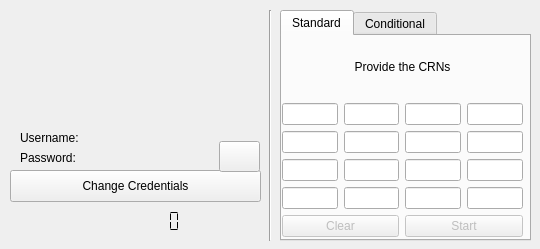
<?xml version="1.0" encoding="UTF-8"?>
<ui version="4.0">
 <class>MainWindow</class>
 <widget class="QMainWindow" name="MainWindow">
  <property name="geometry">
   <rect>
    <x>0</x>
    <y>0</y>
    <width>540</width>
    <height>249</height>
   </rect>
  </property>
  <property name="windowTitle">
   <string>MainWindow</string>
  </property>
  <property name="unifiedTitleAndToolBarOnMac">
   <bool>true</bool>
  </property>
  <widget class="QWidget" name="centralwidget">
   <widget class="QLabel" name="image">
    <property name="geometry">
     <rect>
      <x>10</x>
      <y>10</y>
      <width>251</width>
      <height>111</height>
     </rect>
    </property>
    <property name="text">
     <string/>
    </property>
    <property name="pixmap">
     <pixmap>sabanci.png</pixmap>
    </property>
   </widget>
   <widget class="Line" name="seperator">
    <property name="geometry">
     <rect>
      <x>260</x>
      <y>10</y>
      <width>21</width>
      <height>231</height>
     </rect>
    </property>
    <property name="orientation">
     <enum>Qt::Vertical</enum>
    </property>
   </widget>
   <widget class="QPushButton" name="getBackButton">
    <property name="geometry">
     <rect>
      <x>10</x>
      <y>170</y>
      <width>251</width>
      <height>32</height>
     </rect>
    </property>
    <property name="text">
     <string>Change Credentials</string>
    </property>
   </widget>
   <widget class="QLabel" name="usernameLabel">
    <property name="geometry">
     <rect>
      <x>20</x>
      <y>130</y>
      <width>71</width>
      <height>16</height>
     </rect>
    </property>
    <property name="text">
     <string>Username:</string>
    </property>
   </widget>
   <widget class="QLabel" name="passwordLabel">
    <property name="geometry">
     <rect>
      <x>20</x>
      <y>150</y>
      <width>61</width>
      <height>16</height>
     </rect>
    </property>
    <property name="text">
     <string>Password:</string>
    </property>
   </widget>
   <widget class="QLabel" name="username">
    <property name="geometry">
     <rect>
      <x>90</x>
      <y>130</y>
      <width>171</width>
      <height>16</height>
     </rect>
    </property>
    <property name="text">
     <string/>
    </property>
   </widget>
   <widget class="QLabel" name="password">
    <property name="geometry">
     <rect>
      <x>90</x>
      <y>150</y>
      <width>131</width>
      <height>16</height>
     </rect>
    </property>
    <property name="text">
     <string/>
    </property>
   </widget>
   <widget class="QPushButton" name="visibilityButton">
    <property name="geometry">
     <rect>
      <x>219</x>
      <y>141</y>
      <width>41</width>
      <height>31</height>
     </rect>
    </property>
    <property name="text">
     <string/>
    </property>
    <property name="checkable">
     <bool>false</bool>
    </property>
   </widget>
   <widget class="QTabWidget" name="tabWidget">
    <property name="geometry">
     <rect>
      <x>280</x>
      <y>10</y>
      <width>251</width>
      <height>231</height>
     </rect>
    </property>
    <property name="currentIndex">
     <number>0</number>
    </property>
    <widget class="QWidget" name="basicEnrollTab">
     <attribute name="title">
      <string>Standard</string>
     </attribute>
     <widget class="QWidget" name="gridLayoutWidget">
      <property name="geometry">
       <rect>
        <x>0</x>
        <y>0</y>
        <width>241</width>
        <height>201</height>
       </rect>
      </property>
      <layout class="QGridLayout" name="gridLayout">
       <property name="sizeConstraint">
        <enum>QLayout::SetDefaultConstraint</enum>
       </property>
       <item row="3" column="2">
        <widget class="QLineEdit" name="crn11">
         <property name="maxLength">
          <number>5</number>
         </property>
        </widget>
       </item>
       <item row="4" column="0">
        <widget class="QLineEdit" name="crn13">
         <property name="maxLength">
          <number>5</number>
         </property>
        </widget>
       </item>
       <item row="2" column="3">
        <widget class="QLineEdit" name="crn8">
         <property name="maxLength">
          <number>5</number>
         </property>
        </widget>
       </item>
       <item row="1" column="0">
        <widget class="QLineEdit" name="crn1">
         <property name="inputMask">
          <string/>
         </property>
         <property name="maxLength">
          <number>5</number>
         </property>
        </widget>
       </item>
       <item row="2" column="1">
        <widget class="QLineEdit" name="crn6">
         <property name="maxLength">
          <number>5</number>
         </property>
        </widget>
       </item>
       <item row="2" column="2">
        <widget class="QLineEdit" name="crn7">
         <property name="maxLength">
          <number>5</number>
         </property>
        </widget>
       </item>
       <item row="1" column="1">
        <widget class="QLineEdit" name="crn2">
         <property name="maxLength">
          <number>5</number>
         </property>
        </widget>
       </item>
       <item row="1" column="3">
        <widget class="QLineEdit" name="crn4">
         <property name="maxLength">
          <number>5</number>
         </property>
        </widget>
       </item>
       <item row="4" column="1">
        <widget class="QLineEdit" name="crn14">
         <property name="maxLength">
          <number>5</number>
         </property>
        </widget>
       </item>
       <item row="3" column="0">
        <widget class="QLineEdit" name="crn9">
         <property name="maxLength">
          <number>5</number>
         </property>
        </widget>
       </item>
       <item row="4" column="2">
        <widget class="QLineEdit" name="crn15">
         <property name="maxLength">
          <number>5</number>
         </property>
        </widget>
       </item>
       <item row="4" column="3">
        <widget class="QLineEdit" name="crn16">
         <property name="maxLength">
          <number>5</number>
         </property>
        </widget>
       </item>
       <item row="2" column="0">
        <widget class="QLineEdit" name="crn5">
         <property name="maxLength">
          <number>5</number>
         </property>
        </widget>
       </item>
       <item row="0" column="0" colspan="4">
        <widget class="QLabel" name="infoLabel">
         <property name="text">
          <string>Provide the CRNs</string>
         </property>
         <property name="alignment">
          <set>Qt::AlignCenter</set>
         </property>
        </widget>
       </item>
       <item row="3" column="1">
        <widget class="QLineEdit" name="crn10">
         <property name="maxLength">
          <number>5</number>
         </property>
        </widget>
       </item>
       <item row="1" column="2">
        <widget class="QLineEdit" name="crn3">
         <property name="maxLength">
          <number>5</number>
         </property>
        </widget>
       </item>
       <item row="3" column="3">
        <widget class="QLineEdit" name="crn12">
         <property name="maxLength">
          <number>5</number>
         </property>
        </widget>
       </item>
       <item row="5" column="2" colspan="2">
        <widget class="QPushButton" name="automationButton">
         <property name="enabled">
          <bool>false</bool>
         </property>
         <property name="text">
          <string>Start</string>
         </property>
        </widget>
       </item>
       <item row="5" column="0" colspan="2">
        <widget class="QPushButton" name="clearAllButton">
         <property name="enabled">
          <bool>false</bool>
         </property>
         <property name="text">
          <string>Clear</string>
         </property>
        </widget>
       </item>
      </layout>
     </widget>
    </widget>
    <widget class="QWidget" name="conditionalEnrollTab">
     <attribute name="title">
      <string>Conditional</string>
     </attribute>
     <widget class="QWidget" name="verticalLayoutWidget">
      <property name="geometry">
       <rect>
        <x>0</x>
        <y>0</y>
        <width>241</width>
        <height>201</height>
       </rect>
      </property>
      <layout class="QVBoxLayout" name="verticalLayout">
       <item>
        <layout class="QHBoxLayout" name="horizontalLayout">
         <item>
          <widget class="QLabel" name="whenLabel">
           <property name="text">
            <string>When there is available seat
in this CRN:</string>
           </property>
          </widget>
         </item>
         <item>
          <widget class="QLineEdit" name="lineEdit_9"/>
         </item>
        </layout>
       </item>
       <item>
        <widget class="QLabel" name="thenLabel">
         <property name="text">
          <string>Register the courses with the CRNs
below</string>
         </property>
        </widget>
       </item>
       <item>
        <layout class="QGridLayout" name="gridLayout_2">
         <item row="0" column="2">
          <widget class="QLineEdit" name="lineEdit_3"/>
         </item>
         <item row="0" column="0">
          <widget class="QLineEdit" name="lineEdit"/>
         </item>
         <item row="0" column="3">
          <widget class="QLineEdit" name="lineEdit_4"/>
         </item>
         <item row="0" column="1">
          <widget class="QLineEdit" name="lineEdit_2"/>
         </item>
         <item row="1" column="0">
          <widget class="QLineEdit" name="lineEdit_5"/>
         </item>
         <item row="1" column="1">
          <widget class="QLineEdit" name="lineEdit_6"/>
         </item>
         <item row="1" column="2">
          <widget class="QLineEdit" name="lineEdit_7"/>
         </item>
         <item row="1" column="3">
          <widget class="QLineEdit" name="lineEdit_8"/>
         </item>
        </layout>
       </item>
       <item>
        <widget class="QPushButton" name="conditionalEnrollButton">
         <property name="text">
          <string>PushButton</string>
         </property>
        </widget>
       </item>
      </layout>
     </widget>
    </widget>
   </widget>
   <widget class="QLCDNumber" name="clock">
    <property name="geometry">
     <rect>
      <x>13</x>
      <y>210</y>
      <width>241</width>
      <height>23</height>
     </rect>
    </property>
    <property name="frameShape">
     <enum>QFrame::NoFrame</enum>
    </property>
    <property name="lineWidth">
     <number>1</number>
    </property>
    <property name="smallDecimalPoint">
     <bool>true</bool>
    </property>
    <property name="digitCount">
     <number>8</number>
    </property>
    <property name="segmentStyle">
     <enum>QLCDNumber::Flat</enum>
    </property>
    <property name="value" stdset="0">
     <double>0.000000000000000</double>
    </property>
   </widget>
  </widget>
 </widget>
 <resources/>
 <connections/>
</ui>
